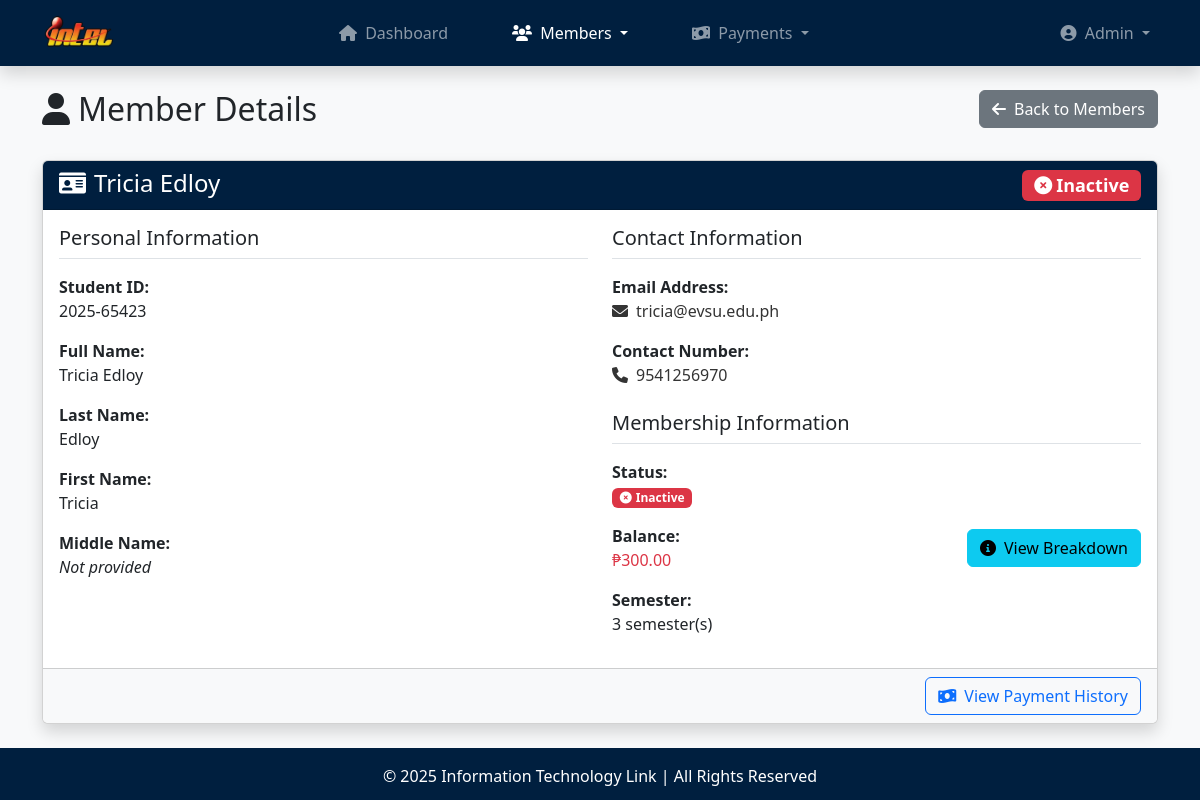
Before: /view_member.php?id=2025-65423 with the older database file.
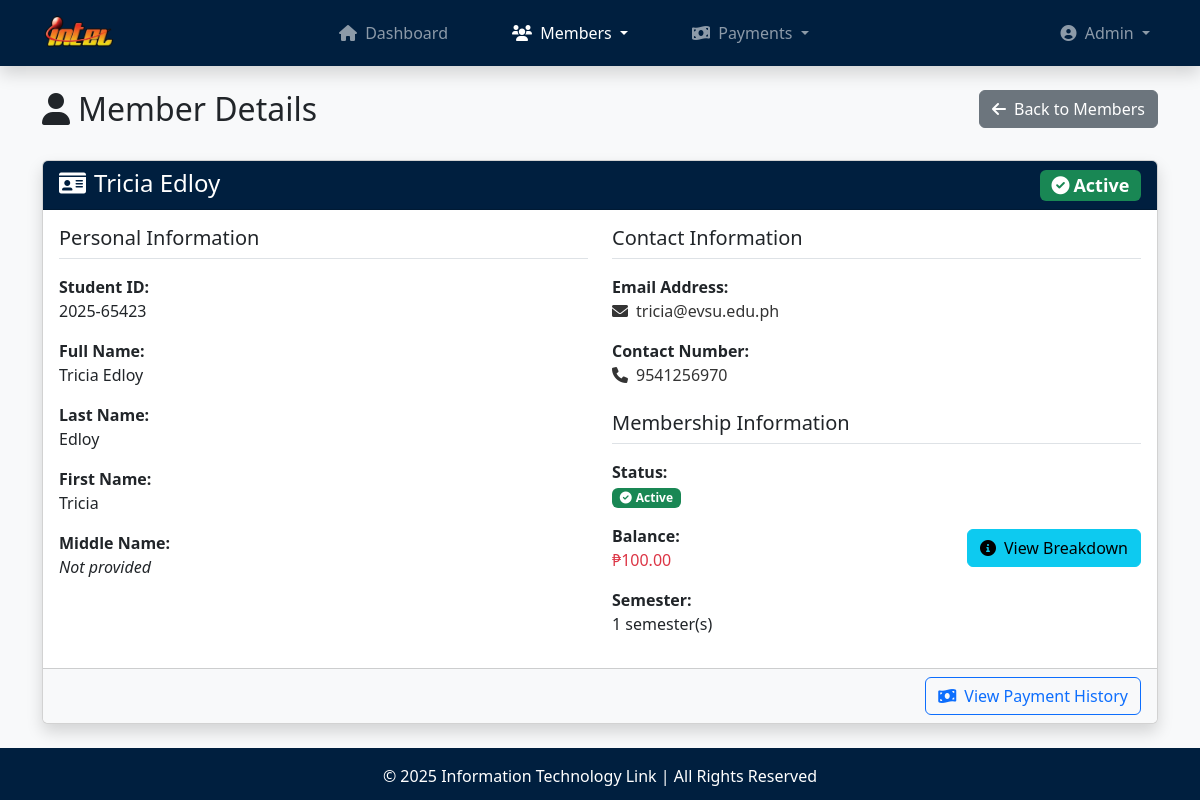
After: the same page with the newer database file.
### tables this page shows
CREATE TABLE `members` (
  `member_id` varchar(25) NOT NULL,
  `last_name` varchar(30) NOT NULL,
  `first_name` varchar(30) NOT NULL,
  `middle_name` varchar(30) DEFAULT NULL,
  `contact_num` varchar(15) NOT NULL,
  `email` varchar(60) NOT NULL,
  `status` enum('Active','Inactive') NOT NULL,
  `membership_date` timestamp NOT NULL DEFAULT current_timestamp()
);

### view_member.php (the view, shortened to what the changed rows need)
<?php
    require_once('database.php');
    require_once('functions.php');
    $member_id = sanitize_input($_GET['id']);
    $stmt = $conn->prepare("
        SELECT
            m.*,
            COALESCE(SUM(f.fee_amount), 0) AS total_fee_amount,
            COUNT(f.semester) AS semester_count,
            COALESCE(SUM(CASE WHEN f.status = 'Unpaid' THEN f.fee_amount ELSE 0 END), 0) AS total_unpaid_fees,
            COUNT(CASE WHEN f.status = 'Unpaid' THEN f.semester END) AS unpaid_semester_count
        FROM members m
        LEFT JOIN fees f ON m.member_id = f.member_id
        WHERE m.member_id = ?
        GROUP BY m.member_id
    ");
    $stmt->bind_param("s", $member_id);
    $stmt->execute();
    $result = $stmt->get_result();
    $member = $result->fetch_assoc();
?>
<!DOCTYPE html>
<html lang="en">
<head>
    <link rel="stylesheet" href="https://cdn.jsdelivr.net/npm/bootstrap@5.3.0-alpha1/dist/css/bootstrap.min.css">
    <link rel="stylesheet" href="https://cdnjs.cloudflare.com/ajax/libs/font-awesome/6.0.0/css/all.min.css">
</head>
<body>
    <?php include('navbar.php'); ?>
    <main class="container my-4">
        <div class="row mb-4">
            <div class="col-md-6">
                <h2><i class="fas fa-user me-2"></i>Member Details</h2>
            </div>
        </div>
        <div class="card shadow">
            <div class="card-header bg-navy text-white">
                <h4 class="mb-0">
                    <i class="fas fa-id-card me-2"></i><?php echo htmlspecialchars(format_name($member['first_name'], $member['last_name'], $member['middle_name'])); ?>
                    <span class="float-end"><?php echo get_status_badge($member['status']); ?></span>
                </h4>
            </div>
            <div class="card-body">
                <div class="row">
                    <div class="col-md-6">
                        <div class="mb-3">
                            <label class="fw-bold">Student ID:</label>
                            <p><?php echo htmlspecialchars($member['member_id']); ?></p>
                        </div>
                        <div class="mb-3">
                            <label class="fw-bold">Full Name:</label>
                            <p><?php echo htmlspecialchars(format_name($member['first_name'], $member['last_name'], $member['middle_name'])); ?></p>
                        </div>
                        <div class="mb-3">
                            <label class="fw-bold">Last Name:</label>
                            <p><?php echo htmlspecialchars($member['last_name']); ?></p>
                        </div>
                        <div class="mb-3">
                            <label class="fw-bold">First Name:</label>
                            <p><?php echo htmlspecialchars($member['first_name']); ?></p>
                        </div>
                    </div>
                    <div class="col-md-6">
                        <div class="mb-3">
                            <p>
                                <a href="mailto:<?php echo htmlspecialchars($member['email']); ?>" class="text-decoration-none">
                                    <i class="fas fa-envelope me-2"></i><?php echo htmlspecialchars($member['email']); ?>
                                </a>
                            </p>
                        </div>
                        <div class="mb-3">
                            <p>
                                <a href="tel:<?php echo htmlspecialchars($member['contact_num']); ?>" class="text-decoration-none">
                                    <i class="fas fa-phone me-2"></i><?php echo htmlspecialchars($member['contact_num']); ?>
                                </a>
                            </p>
                        </div>
                        <div class="mb-3">
                            <p><?php echo get_status_badge($member['status']); ?></p>
                        </div>
                        <div class="mb-3 d-flex justify-content-between align-items-center">
                        <div>
                            <div>
                            <?php if ($member['total_unpaid_fees'] > 0): ?>
                                <span class="text-danger">
                                    ₱<?php echo number_format($member['total_unpaid_fees'], 2); ?>
                                </span>
                            <?php else: ?>
                                <span class="text-success">₱0.00</span>
                            <?php endif; ?>
                            </div>
                        </div>
                        </div>
                        <div class="mb-3">
                            <label class="fw-bold">Semester:</label>
                            <p><?php echo htmlspecialchars($member['unpaid_semester_count']); ?> semester(s)</p>
                        </div>
                    </div>
                </div>
            </div>
        </div>
    </main>
</body>
</html>

### functions.php (shortened to what the changed rows need)
<?php
    function sanitize_input($data) {
        $data = trim($data);
        $data = stripslashes($data);
        $data = htmlspecialchars($data, ENT_QUOTES, 'UTF-8');
        return $data;
    }
    function format_name($first_name, $last_name, $middle_name = '') {
        $formatted = "$first_name ";
        $formatted .= $last_name;
        return $formatted;
    }
    function get_status_badge($status) {
        $badge_class = '';
        $icon = '';
        switch ($status) {
            case 'Active':
                $badge_class = 'bg-success';
                $icon = 'check-circle';
                break;
            case 'Inactive':
                $badge_class = 'bg-danger';
                $icon = 'times-circle';
                break;
        }
        return '<span class="badge ' . $badge_class . '"><i class="fas fa-' . $icon . ' me-1"></i>' . $status . '</span>';
    }
?>

Changed rows visible on the page:
changed members "Tricia Edloy": status "Inactive Inactive" → "Active Active"
Other visible differences:
$member['total_unpaid_fees']: "300.00" → "100.00"
$member['unpaid_semester_count']: "3" → "1"
